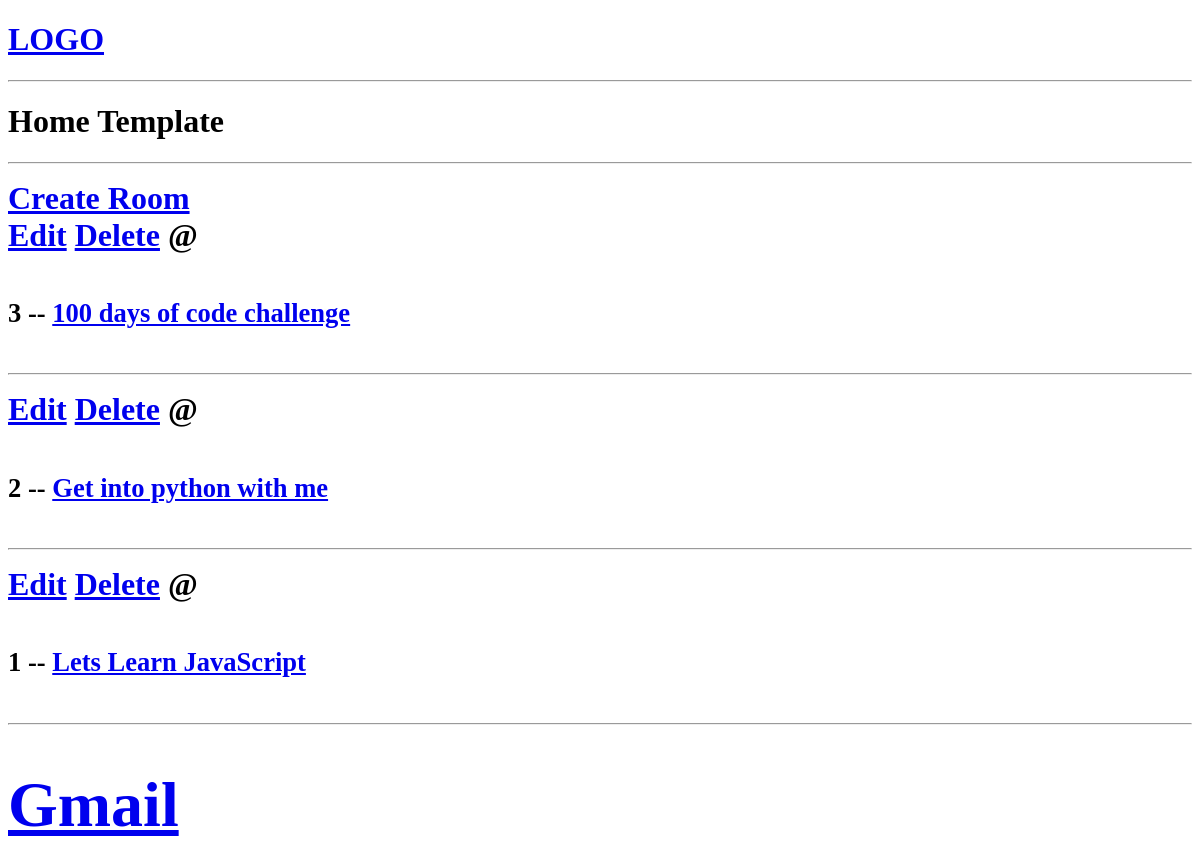
Before: / with the older database file.
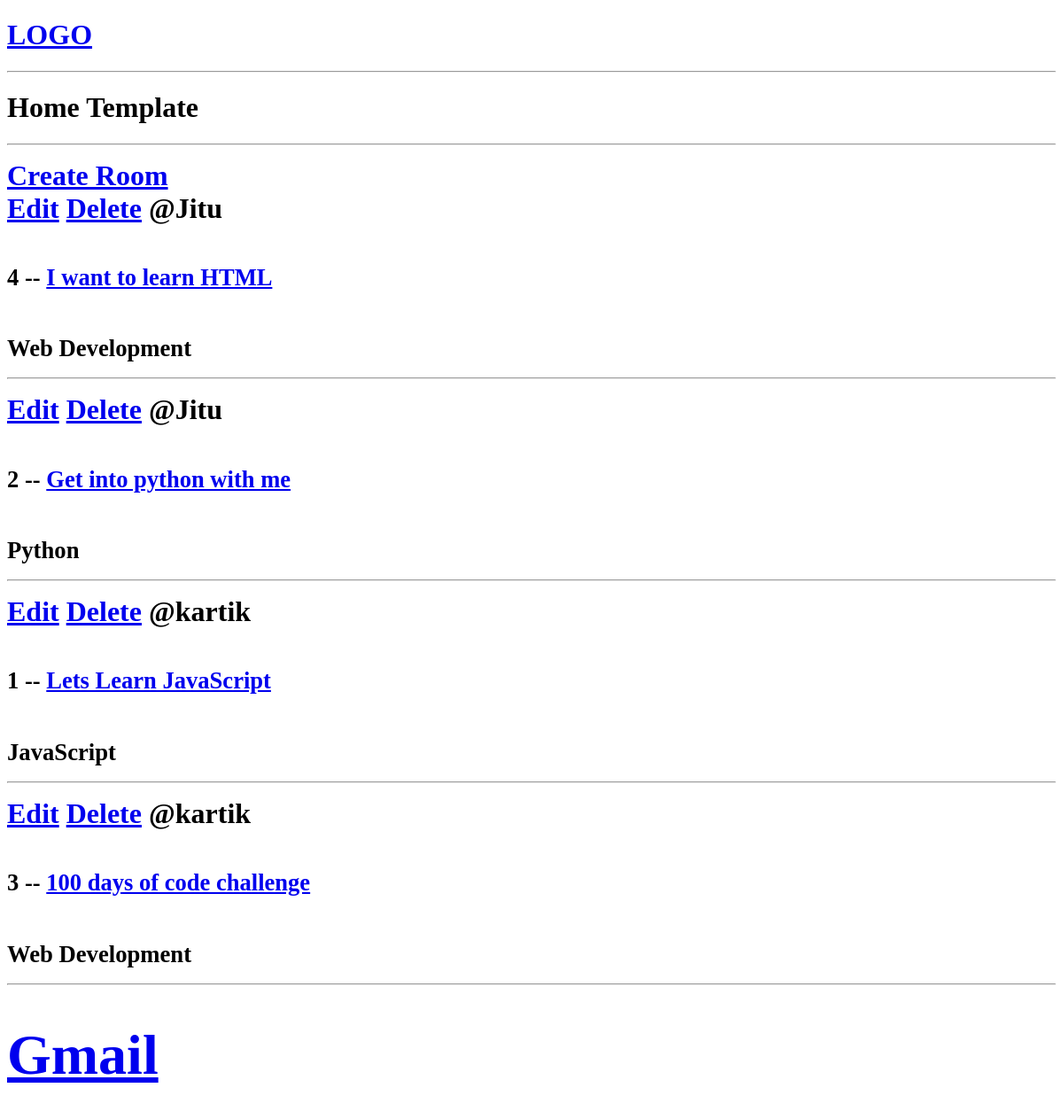
After: the same page with the newer database file.
### base/models.py (models this page shows, shortened)
class Room(models.Model):
    host = models.ForeignKey(User, on_delete=models.SET_NULL, null=True)
    topic =  models.ForeignKey(Topic, on_delete=models.SET_NULL, null=True)
    name = models.CharField(max_length=200)
    description = models.TextField(null=True, blank=True)
    updated = models.DateTimeField(auto_now=True)
    created = models.DateTimeField(auto_now_add=True)
    id = models.BigAutoField(primary_key=True)
    class Meta:
        ordering = ['-updated', '-created']

class Topic(models.Model):
    name = models.CharField(max_length=200)

### base/views.py (the view)
# urls.py: path("", views.home, name="home"),
def home(request):
    rooms = Room.objects.all()
    context = {'rooms': rooms}
    return render(request, 'base/home.html', context)

### base/templates/base/home.html
{%extends 'main.html'%}
{%block content%}
<h1> Home Template <h1>
    <hr>
<div>
    <a href ="{%url 'create-room' %}">Create Room</a>
    <div>
        {% for room in rooms %}
        <div>
            <a href = "{%url 'update-room' room.id%}">Edit</a>
            <a href = "{%url 'delete-room' room.id%}">Delete</a>
            <span>@{{room.host.username}} </span>
            <h5>{{ room.id }} -- <a href ="{%url 'room' room.id%}" >{{ room.name }}</a></h5>
            <small>{{room.topic.name}}</small>
            <hr>
        {%endfor %}
    </div>
</div>
{% endblock %}

### templates/main.html (shortened to what this page needs)
<!DOCTYPE html>
<html lang="en">
<head>
</head>
<body>
    {% include "navbar.html" %}
    {% block content %}
    {% endblock %}
    {% include "footer.html" %}
</body>
</html>

### templates/navbar.html
<a href='/'>
<h1> LOGO</h1>
</a>
<hr>

### templates/footer.html
<a href="mailto:kartikeyadatta3@example.com?subject=Just%20trying%20to%20reach%20you">
    <h1>Gmail</h1>
</a>

Changed rows visible on the page:
added Room: host.username "Jitu", id "4", name "I want to learn HTML", topic.name "Web Development"
changed Room "Get into python with me": host.username (not shown) → "Jitu"; topic.name (not shown) → "Python"
changed Room "Lets Learn JavaScript": host.username (not shown) → "kartik"; topic.name (not shown) → "JavaScript"
changed Room "100 days of code challenge": host.username (not shown) → "kartik"; topic.name (not shown) → "Web Development"; moves down the list
